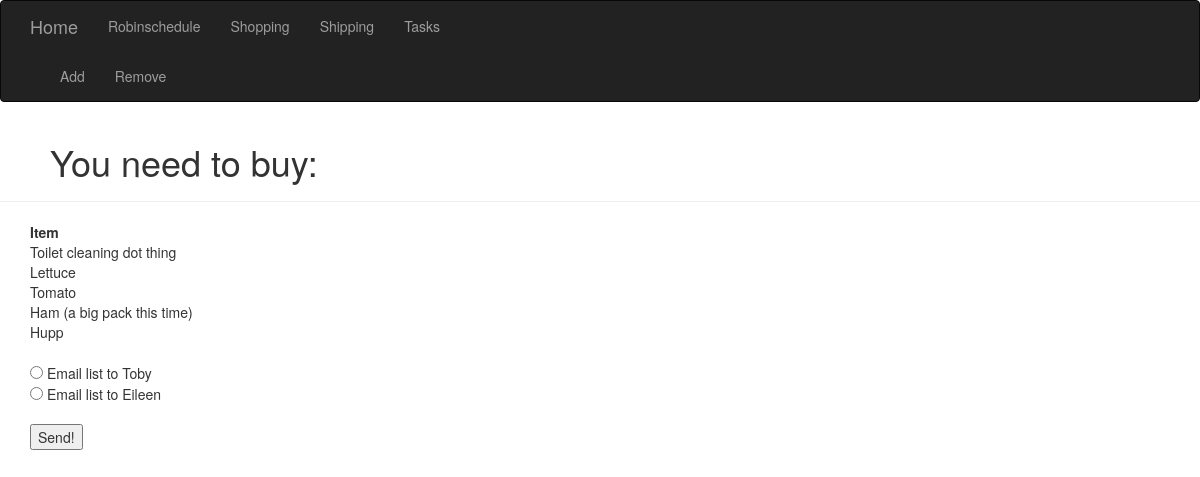
/shopping, run on an earlier commit of the app's database.
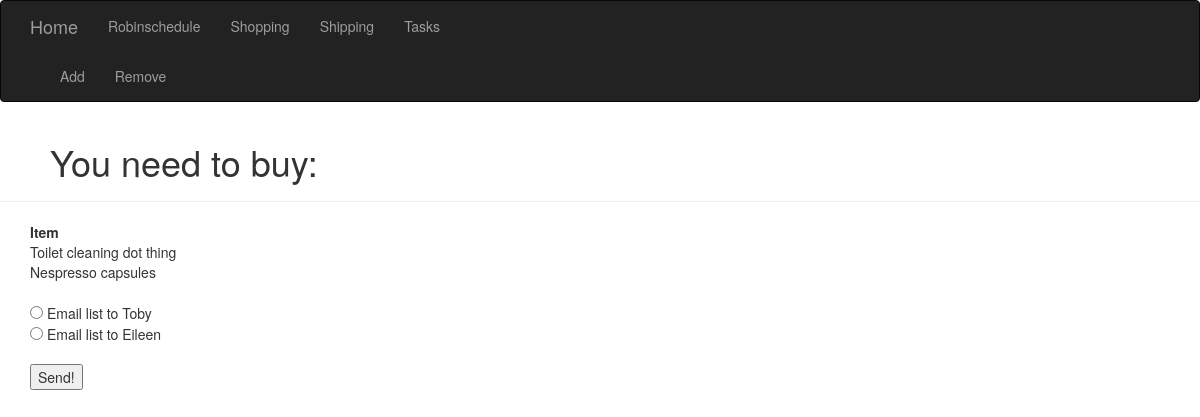
And on a later commit of the database.
### homeSite.py (models this page shows, shortened)
class Grocery(db.Model):
    __tablename__ = 'groceries'
    id = db.Column(db.Integer, primary_key=True)
    itemName = db.Column(db.String(64), unique=True)
    quantity = db.Column(db.Integer) #Setting quantity to optional so 'rice' doesn't need a quantity

### homeSite.py (the view, shortened to what this page needs)
@app.route('/shopping', methods=['GET', 'POST'])
def shopping():
    shoppingItems = Grocery.query.all()
    recipientEmailAddress = None
    return render_template('shopping.html', items=shoppingItems)

### templates/shopping.html (shortened to what this page needs)
{% extends "base.html" %}
{% block subnav %}
<div class="navbar-collapse collapse">
    <ul class="nav navbar-nav">
        <li><a href="/shopping/add">Add</a></li>
        <li><a href="/shopping/remove">Remove</a></li>
    </ul>
</div>
{% endblock %}
{% block content %}
<div class="page-header" style="padding-left: 50px;">
    <h1>You need to buy:</h1>
</div>
<div class="container">
    {% if items %}
    <table>
        <tr>
            <th style="width: 90%;">
                Item
            </th>
            <th style="width: 10%;">
            </th>
        </tr>
        {% for item in items %}
            <tr>
                <td>
                    {{item.itemName}}
                </td>
                <td>
                </td>
            </tr>
        {% endfor %}
    </table>
    <br/>
    <form method="POST">
            <input type='radio' name="emailRecipient" value="Toby"> Email list to Toby</input>
            <br/>
            <input type='radio' name="emailRecipient" value="Eileen"> Email list to Eileen</input>
            <br />
            <br />
            <button type="submit" >Send!</button>
    </form>
    {% else %}
        <div class="list-group-heading" style="padding-left: 50px;">
            There's nothing you need to buy.
        </div>
    {% endif %}
</div>
{% endblock %}

What changed in the data, as far as the page shows it:
removed Grocery: itemName "Tomato"
removed Grocery: itemName "Ham (a big pack this time)"
removed Grocery: itemName "Hupp"
changed Grocery: itemName "Lettuce" → "Nespresso capsules"
